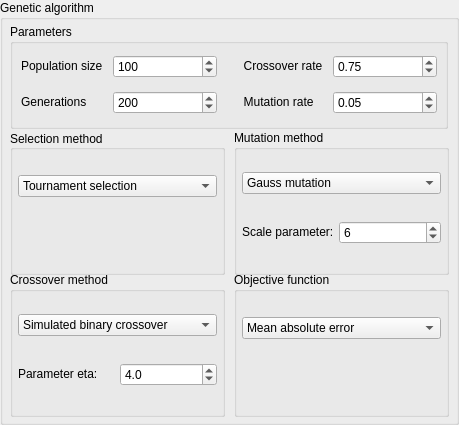
       <widget class="QGroupBox" name="panelGA">
        <property name="geometry">
         <rect>
          <x>585</x>
          <y>2</y>
          <width>459</width>
          <height>425</height>
         </rect>
        </property>
        <property name="sizePolicy">
         <sizepolicy hsizetype="Fixed" vsizetype="Fixed">
          <horstretch>0</horstretch>
          <verstretch>0</verstretch>
         </sizepolicy>
        </property>
        <property name="autoFillBackground">
         <bool>true</bool>
        </property>
        <property name="title">
         <string>Genetic algorithm</string>
        </property>
        <widget class="QGroupBox" name="panelSelection">
         <property name="geometry">
          <rect>
           <x>10</x>
           <y>130</y>
           <width>215</width>
           <height>145</height>
          </rect>
         </property>
         <property name="sizePolicy">
          <sizepolicy hsizetype="Fixed" vsizetype="Fixed">
           <horstretch>0</horstretch>
           <verstretch>0</verstretch>
          </sizepolicy>
         </property>
         <property name="title">
          <string>Selection method</string>
         </property>
         <property name="alignment">
          <set>Qt::AlignLeading|Qt::AlignLeft|Qt::AlignVCenter</set>
         </property>
         <layout class="QVBoxLayout" name="verticalLayout_2">
          <property name="leftMargin">
           <number>5</number>
          </property>
          <property name="topMargin">
           <number>0</number>
          </property>
          <property name="rightMargin">
           <number>5</number>
          </property>
          <property name="bottomMargin">
           <number>4</number>
          </property>
          <item>
           <widget class="QComboBox" name="comboBoxSelection">
            <property name="sizePolicy">
             <sizepolicy hsizetype="Preferred" vsizetype="Fixed">
              <horstretch>0</horstretch>
              <verstretch>0</verstretch>
             </sizepolicy>
            </property>
            <property name="currentIndex">
             <number>1</number>
            </property>
            <property name="maxCount">
             <number>10</number>
            </property>
            <property name="insertPolicy">
             <enum>QComboBox::NoInsert</enum>
            </property>
            <item>
             <property name="text">
              <string>Roulette-wheel selection</string>
             </property>
            </item>
            <item>
             <property name="text">
              <string>Tournament selection</string>
             </property>
            </item>
            <item>
             <property name="text">
              <string>Linear rank selection</string>
             </property>
            </item>
            <item>
             <property name="text">
              <string>Sigma scaling selection</string>
             </property>
            </item>
            <item>
             <property name="text">
              <string>Boltzmann selection</string>
             </property>
            </item>
           </widget>
          </item>
          <item>
           <widget class="QLabel" name="labelSel">
            <property name="enabled">
             <bool>false</bool>
            </property>
            <property name="sizePolicy">
             <sizepolicy hsizetype="Fixed" vsizetype="Fixed">
              <horstretch>0</horstretch>
              <verstretch>0</verstretch>
             </sizepolicy>
            </property>
            <property name="text">
             <string/>
            </property>
           </widget>
          </item>
         </layout>
        </widget>
        <widget class="QGroupBox" name="panelCrossover">
         <property name="geometry">
          <rect>
           <x>10</x>
           <y>272</y>
           <width>215</width>
           <height>145</height>
          </rect>
         </property>
         <property name="sizePolicy">
          <sizepolicy hsizetype="Fixed" vsizetype="Fixed">
           <horstretch>0</horstretch>
           <verstretch>0</verstretch>
          </sizepolicy>
         </property>
         <property name="title">
          <string>Crossover method</string>
         </property>
         <layout class="QGridLayout" name="gridLayout">
          <property name="leftMargin">
           <number>5</number>
          </property>
          <property name="topMargin">
           <number>0</number>
          </property>
          <property name="rightMargin">
           <number>5</number>
          </property>
          <property name="bottomMargin">
           <number>4</number>
          </property>
          <property name="spacing">
           <number>5</number>
          </property>
          <item row="0" column="0" colspan="2">
           <widget class="QComboBox" name="comboBoxCrossover">
            <property name="currentIndex">
             <number>1</number>
            </property>
            <property name="maxCount">
             <number>10</number>
            </property>
            <property name="insertPolicy">
             <enum>QComboBox::NoInsert</enum>
            </property>
            <item>
             <property name="text">
              <string>BLX-alpha crossover</string>
             </property>
            </item>
            <item>
             <property name="text">
              <string>Simulated binary crossover</string>
             </property>
            </item>
            <item>
             <property name="text">
              <string>Wright's crossover</string>
             </property>
            </item>
           </widget>
          </item>
          <item row="1" column="0">
           <widget class="QLabel" name="labelCxParam">
            <property name="sizePolicy">
             <sizepolicy hsizetype="Preferred" vsizetype="Maximum">
              <horstretch>0</horstretch>
              <verstretch>0</verstretch>
             </sizepolicy>
            </property>
            <property name="text">
             <string>Parameter eta:</string>
            </property>
           </widget>
          </item>
          <item row="1" column="1">
           <widget class="QDoubleSpinBox" name="inputCxParam">
            <property name="decimals">
             <number>1</number>
            </property>
            <property name="maximum">
             <double>100.000000000000000</double>
            </property>
            <property name="value">
             <double>4.000000000000000</double>
            </property>
           </widget>
          </item>
         </layout>
        </widget>
        <widget class="QGroupBox" name="panelMutation">
         <property name="geometry">
          <rect>
           <x>234</x>
           <y>130</y>
           <width>215</width>
           <height>145</height>
          </rect>
         </property>
         <property name="sizePolicy">
          <sizepolicy hsizetype="Fixed" vsizetype="Fixed">
           <horstretch>0</horstretch>
           <verstretch>0</verstretch>
          </sizepolicy>
         </property>
         <property name="title">
          <string>Mutation method</string>
         </property>
         <layout class="QGridLayout" name="gridLayout_2">
          <property name="leftMargin">
           <number>5</number>
          </property>
          <property name="topMargin">
           <number>0</number>
          </property>
          <property name="rightMargin">
           <number>5</number>
          </property>
          <property name="bottomMargin">
           <number>4</number>
          </property>
          <property name="spacing">
           <number>5</number>
          </property>
          <item row="0" column="0" colspan="2">
           <widget class="QComboBox" name="comboBoxMutation">
            <property name="currentIndex">
             <number>2</number>
            </property>
            <property name="maxCount">
             <number>10</number>
            </property>
            <property name="insertPolicy">
             <enum>QComboBox::NoInsert</enum>
            </property>
            <item>
             <property name="text">
              <string>Random mutation</string>
             </property>
            </item>
            <item>
             <property name="text">
              <string>Boundary mutation</string>
             </property>
            </item>
            <item>
             <property name="text">
              <string>Gauss mutation</string>
             </property>
            </item>
           </widget>
          </item>
          <item row="1" column="0">
           <widget class="QLabel" name="labelMxParam">
            <property name="sizePolicy">
             <sizepolicy hsizetype="Maximum" vsizetype="Maximum">
              <horstretch>0</horstretch>
              <verstretch>0</verstretch>
             </sizepolicy>
            </property>
            <property name="text">
             <string>Scale parameter:</string>
            </property>
           </widget>
          </item>
          <item row="1" column="1">
           <widget class="QDoubleSpinBox" name="inputMxParam">
            <property name="decimals">
             <number>0</number>
            </property>
            <property name="minimum">
             <double>1.000000000000000</double>
            </property>
            <property name="value">
             <double>6.000000000000000</double>
            </property>
           </widget>
          </item>
         </layout>
        </widget>
        <widget class="QGroupBox" name="panelObjective">
         <property name="geometry">
          <rect>
           <x>234</x>
           <y>272</y>
           <width>215</width>
           <height>145</height>
          </rect>
         </property>
         <property name="sizePolicy">
          <sizepolicy hsizetype="Fixed" vsizetype="Fixed">
           <horstretch>0</horstretch>
           <verstretch>0</verstretch>
          </sizepolicy>
         </property>
         <property name="title">
          <string>Objective function</string>
         </property>
         <layout class="QVBoxLayout" name="verticalLayout_3">
          <property name="leftMargin">
           <number>5</number>
          </property>
          <property name="topMargin">
           <number>0</number>
          </property>
          <property name="rightMargin">
           <number>5</number>
          </property>
          <property name="bottomMargin">
           <number>4</number>
          </property>
          <item>
           <widget class="QComboBox" name="comboBoxObjective">
            <property name="sizePolicy">
             <sizepolicy hsizetype="Preferred" vsizetype="Fixed">
              <horstretch>0</horstretch>
              <verstretch>0</verstretch>
             </sizepolicy>
            </property>
            <property name="currentIndex">
             <number>1</number>
            </property>
            <property name="maxCount">
             <number>10</number>
            </property>
            <property name="insertPolicy">
             <enum>QComboBox::NoInsert</enum>
            </property>
            <item>
             <property name="text">
              <string>Mean squared error</string>
             </property>
            </item>
            <item>
             <property name="text">
              <string>Mean absolute error</string>
             </property>
            </item>
            <item>
             <property name="text">
              <string>Root mean square error</string>
             </property>
            </item>
            <item>
             <property name="text">
              <string>Maximum error</string>
             </property>
            </item>
           </widget>
          </item>
          <item>
           <widget class="QLabel" name="labelObj">
            <property name="enabled">
             <bool>false</bool>
            </property>
            <property name="sizePolicy">
             <sizepolicy hsizetype="Fixed" vsizetype="Fixed">
              <horstretch>0</horstretch>
              <verstretch>0</verstretch>
             </sizepolicy>
            </property>
            <property name="text">
             <string/>
            </property>
           </widget>
          </item>
         </layout>
        </widget>
        <widget class="QGroupBox" name="panelGAparams">
         <property name="geometry">
          <rect>
           <x>10</x>
           <y>24</y>
           <width>438</width>
           <height>105</height>
          </rect>
         </property>
         <property name="sizePolicy">
          <sizepolicy hsizetype="Fixed" vsizetype="Expanding">
           <horstretch>0</horstretch>
           <verstretch>0</verstretch>
          </sizepolicy>
         </property>
         <property name="title">
          <string>Parameters</string>
         </property>
         <layout class="QGridLayout" name="gridLayout_7">
          <property name="leftMargin">
           <number>8</number>
          </property>
          <property name="topMargin">
           <number>8</number>
          </property>
          <property name="rightMargin">
           <number>8</number>
          </property>
          <property name="bottomMargin">
           <number>8</number>
          </property>
          <property name="spacing">
           <number>10</number>
          </property>
          <item row="0" column="0">
           <widget class="QLabel" name="labelPopsize">
            <property name="sizePolicy">
             <sizepolicy hsizetype="Fixed" vsizetype="Fixed">
              <horstretch>0</horstretch>
              <verstretch>0</verstretch>
             </sizepolicy>
            </property>
            <property name="text">
             <string>Population size</string>
            </property>
            <property name="alignment">
             <set>Qt::AlignLeading|Qt::AlignLeft|Qt::AlignVCenter</set>
            </property>
           </widget>
          </item>
          <item row="0" column="1">
           <widget class="QSpinBox" name="inputPopsize">
            <property name="sizePolicy">
             <sizepolicy hsizetype="Expanding" vsizetype="Fixed">
              <horstretch>0</horstretch>
              <verstretch>0</verstretch>
             </sizepolicy>
            </property>
            <property name="minimum">
             <number>5</number>
            </property>
            <property name="maximum">
             <number>1000</number>
            </property>
            <property name="stepType">
             <enum>QAbstractSpinBox::AdaptiveDecimalStepType</enum>
            </property>
            <property name="value">
             <number>100</number>
            </property>
           </widget>
          </item>
          <item row="0" column="2">
           <widget class="QLabel" name="labelCxRate">
            <property name="sizePolicy">
             <sizepolicy hsizetype="Fixed" vsizetype="Fixed">
              <horstretch>0</horstretch>
              <verstretch>0</verstretch>
             </sizepolicy>
            </property>
            <property name="text">
             <string>     Crossover rate</string>
            </property>
            <property name="alignment">
             <set>Qt::AlignLeading|Qt::AlignLeft|Qt::AlignVCenter</set>
            </property>
           </widget>
          </item>
          <item row="0" column="3">
           <widget class="QDoubleSpinBox" name="inputCxRate">
            <property name="sizePolicy">
             <sizepolicy hsizetype="Expanding" vsizetype="Fixed">
              <horstretch>0</horstretch>
              <verstretch>0</verstretch>
             </sizepolicy>
            </property>
            <property name="maximum">
             <double>1.000000000000000</double>
            </property>
            <property name="singleStep">
             <double>0.010000000000000</double>
            </property>
            <property name="value">
             <double>0.750000000000000</double>
            </property>
           </widget>
          </item>
          <item row="1" column="0">
           <widget class="QLabel" name="labelMaxgen">
            <property name="sizePolicy">
             <sizepolicy hsizetype="Fixed" vsizetype="Fixed">
              <horstretch>0</horstretch>
              <verstretch>0</verstretch>
             </sizepolicy>
            </property>
            <property name="text">
             <string>Generations</string>
            </property>
            <property name="alignment">
             <set>Qt::AlignLeading|Qt::AlignLeft|Qt::AlignVCenter</set>
            </property>
           </widget>
          </item>
          <item row="1" column="1">
           <widget class="QSpinBox" name="inputMaxgen">
            <property name="sizePolicy">
             <sizepolicy hsizetype="Expanding" vsizetype="Fixed">
              <horstretch>0</horstretch>
              <verstretch>0</verstretch>
             </sizepolicy>
            </property>
            <property name="minimum">
             <number>5</number>
            </property>
            <property name="maximum">
             <number>100000</number>
            </property>
            <property name="stepType">
             <enum>QAbstractSpinBox::AdaptiveDecimalStepType</enum>
            </property>
            <property name="value">
             <number>200</number>
            </property>
           </widget>
          </item>
          <item row="1" column="2">
           <widget class="QLabel" name="labelMx">
            <property name="sizePolicy">
             <sizepolicy hsizetype="Fixed" vsizetype="Fixed">
              <horstretch>0</horstretch>
              <verstretch>0</verstretch>
             </sizepolicy>
            </property>
            <property name="text">
             <string>     Mutation rate</string>
            </property>
            <property name="alignment">
             <set>Qt::AlignLeading|Qt::AlignLeft|Qt::AlignVCenter</set>
            </property>
           </widget>
          </item>
          <item row="1" column="3">
           <widget class="QDoubleSpinBox" name="inputMxRate">
            <property name="sizePolicy">
             <sizepolicy hsizetype="Expanding" vsizetype="Fixed">
              <horstretch>0</horstretch>
              <verstretch>0</verstretch>
             </sizepolicy>
            </property>
            <property name="decimals">
             <number>2</number>
            </property>
            <property name="maximum">
             <double>1.000000000000000</double>
            </property>
            <property name="singleStep">
             <double>0.010000000000000</double>
            </property>
            <property name="value">
             <double>0.050000000000000</double>
            </property>
           </widget>
          </item>
         </layout>
        </widget>
       </widget>
